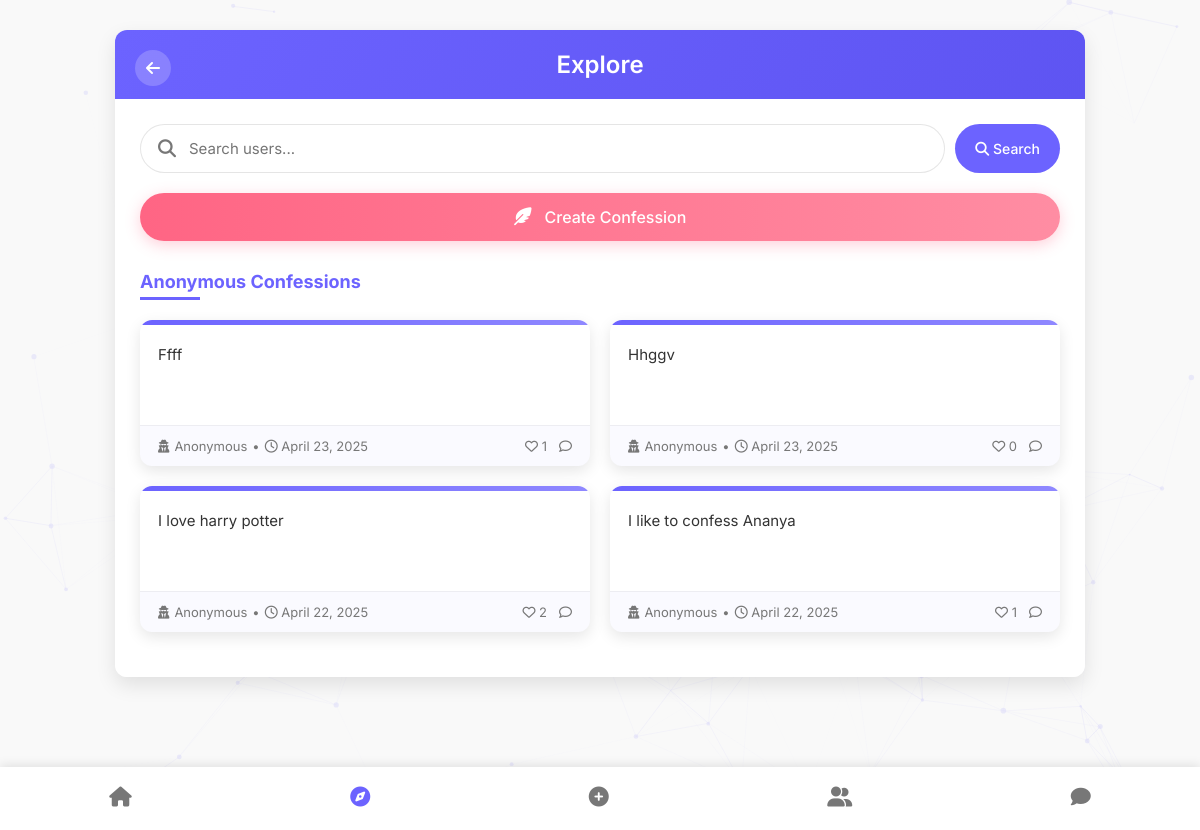
Page /feed/explore/ (signed in) on the committed database.
### feed/models.py (models this page shows, shortened)
class Confession(models.Model):
    content = models.TextField()
    is_anonymous = models.BooleanField(default=True)
    user = models.ForeignKey(settings.AUTH_USER_MODEL, on_delete=models.CASCADE, related_name='confessions', null=True, blank=True)
    created_at = models.DateTimeField(auto_now_add=True)
    class Meta:
        ordering = ['-created_at']

### feed/views.py (the view)
# urls.py: path('explore/', views.explore, name='explore'),
@login_required
def explore(request):
    query = request.GET.get('q', '')
    users = []
    if query:
        users = User.objects.filter(username__icontains=query).exclude(id=request.user.id)[:20]
    confessions = Confession.objects.all().prefetch_related('likes')[:20]
    for confession in confessions:
        confession.is_liked = confession.likes.filter(user=request.user).exists()
        confession.like_count = confession.likes.count()
    return render(request, 'feed/explore.html', {
        'query': query,
        'users': users,
        'confessions': confessions
    })

### templates/feed/explore.html (shortened to what this page needs)
<!DOCTYPE html>
{% load static %}
<html lang="en">
<head>
</head>
<body>
  <div id="particles-js"></div>
  <div class="container">
    <div class="explore-card">
      <div class="explore-header">
        <a href="{% url 'feed:home' %}" class="back-button">
          <i class="fas fa-arrow-left"></i>
        </a>
        <h2>Explore</h2>
      </div>
      <div class="explore-body">
        <form action="{% url 'feed:explore' %}" method="GET" class="search-container">
          <input type="text" name="q" placeholder="Search users..." value="{{ query }}" class="search-input">
          <button type="submit" class="search-button">
            <i class="fas fa-search"></i> <span>Search</span>
          </button>
        </form>
        <a href="{% url 'feed:confession' %}" class="create-confession-btn">
          <i class="fas fa-feather-alt"></i> Create Confession
        </a>
        <h3 class="section-title">Anonymous Confessions</h3>
        {% if confessions %}
          <div class="confessions-grid">
            {% for confession in confessions %}
              <div class="confession-card">
                <div class="confession-accent"></div>
                <div class="confession-content">{{ confession.content }}</div>
                <div class="confession-meta">
                  <div class="confession-time">
                    {% if confession.is_anonymous %}
                      <i class="fas fa-user-secret"></i> Anonymous
                    {% else %}
                      <i class="fas fa-user"></i> {{ confession.user.username }}
                    {% endif %}
                    <span>•</span>
                    <span><i class="far fa-clock"></i> {{ confession.created_at|date:"F d, Y" }}</span>
                  </div>
                  <div class="confession-actions">
                    <a href="#" class="action-btn heart" onclick="likeConfession({{ confession.id }}, this)">
                      {% if confession.is_liked %}
                        <i class="fas fa-heart"></i>
                      {% else %}
                        <i class="far fa-heart"></i>
                      {% endif %}
                      <span class="like-count">{{ confession.like_count }}</span>
                    </a>
                    <a href="#" class="action-btn" onclick="openCommentPopup({{ confession.id }})">
                      <i class="far fa-comment"></i>
                    </a>
                  </div>
                </div>
              </div>
            {% endfor %}
          </div>
        {% else %}
          <div class="no-results">
            <i class="fas fa-comment-slash" style="font-size: 24px; margin-bottom: 10px; color: var(--primary-light);"></i>
            <p>No confessions yet. Be the first to share!</p>
          </div>
        {% endif %}
      </div>
    </div>
  </div>
  <nav>
    <a href="{% url 'feed:home' %}">
      <i class="fas fa-home"></i>
    </a>
    <a href="{% url 'feed:explore' %}" class="active-link">
      <i class="fas fa-compass"></i>
    </a>
    <a href="{% url 'feed:create_post' %}">
      <i class="fas fa-plus-circle"></i>
    </a>
    <a href="#">
      <i class="fas fa-user-friends"></i>
    </a>
    <a href="{% url 'chat:inbox' %}">
      <i class="fas fa-comment"></i>
    </a>
  </nav>
</body>
</html>

### templates/feed/explore.html (style rules this page uses)
:root { --primary: #6c63ff; --primary-light: #8f88ff; --primary-dark: #5046e5; --secondary: #ff6584; --bg: #f8f9fa; --text: #333; --text-light: #777; --card-bg: #fff; --shadow: rgba(0, 0, 0, 0.1); --radius: 12px; --transition: all 0.3s ease; }
* { margin: 0; padding: 0; box-sizing: border-box; font-family: 'Inter', sans-serif; }
body { background-color: var(--bg); color: var(--text); min-height: 100vh; padding-bottom: 70px; }
a { text-decoration: none; color: inherit; }
button { cursor: pointer; border: none; outline: none; font-size: 14px; font-weight: 500; }
.container { max-width: 1000px; margin: 30px auto; padding: 0 15px; }
#particles-js { position: fixed; top: 0; left: 0; width: 100%; height: 100%; z-index: -1; opacity: 0.2; }
.explore-card { background: rgba(255, 255, 255, 0.95); backdrop-filter: blur(10px); border-radius: var(--radius); box-shadow: 0 8px 20px var(--shadow); overflow: hidden; animation: fadeInUp 0.5s ease; }
.explore-header { background: linear-gradient(120deg, var(--primary), var(--primary-dark)); padding: 20px; position: relative; color: white; text-align: center; animation: gradientFlow 10s ease infinite; background-size: 200% 200%; }
.explore-header h2 { font-size: 24px; font-weight: 600; }
.back-button { position: absolute; top: 20px; left: 20px; width: 36px; height: 36px; background: rgba(255, 255, 255, 0.2); border-radius: 50%; display: flex; align-items: center; justify-content: center; color: white; transition: var(--transition); }
.explore-body { padding: 25px; }
.search-container { display: flex; gap: 10px; margin-bottom: 20px; position: relative; }
.search-input { flex: 1; padding: 14px 20px; padding-left: 48px; border: 1px solid rgba(0,0,0,0.1); border-radius: 30px; font-size: 15px; transition: var(--transition); background-color: white; }
.search-button { background-color: var(--primary); color: white; padding: 14px 20px; border-radius: 30px; transition: var(--transition); }
.create-confession-btn { display: flex; align-items: center; justify-content: center; gap: 8px; background: linear-gradient(to right, var(--secondary), #ff8da3); color: white; padding: 14px 20px; border-radius: 30px; font-weight: 500; margin-bottom: 30px; transition: var(--transition); box-shadow: 0 4px 15px rgba(255, 101, 132, 0.3); animation: pulse 2s infinite; }
.create-confession-btn i { font-size: 18px; margin-right: 5px; }
.section-title { font-size: 18px; margin-bottom: 20px; color: var(--primary); position: relative; display: inline-block; padding-bottom: 8px; }
.section-title:after { content: ''; position: absolute; bottom: 0; left: 0; width: 60px; height: 3px; background: var(--primary); animation: slideIn 1s ease; }
.confessions-grid { display: grid; grid-template-columns: repeat(auto-fill, minmax(300px, 1fr)); gap: 20px; margin-bottom: 20px; }
.confession-card { background-color: white; border-radius: var(--radius); overflow: hidden; box-shadow: 0 5px 15px var(--shadow); transition: var(--transition); position: relative; animation: fadeInStaggered 0.5s ease backwards; }
.confession-card:nth-child(1) { animation-delay: 0.1s; }
.confession-card:nth-child(2) { animation-delay: 0.2s; }
.confession-card:nth-child(3) { animation-delay: 0.3s; }
.confession-card:nth-child(4) { animation-delay: 0.4s; }
.confession-accent { height: 5px; background: linear-gradient(90deg, var(--primary), var(--primary-light)); }
.confession-content { padding: 18px; font-size: 15px; line-height: 1.6; color: var(--text); min-height: 100px; }
.confession-meta { padding: 12px 18px; border-top: 1px solid rgba(0, 0, 0, 0.05); color: var(--text-light); font-size: 13px; display: flex; align-items: center; justify-content: space-between; background-color: rgba(108, 99, 255, 0.03); }
.confession-time { display: flex; align-items: center; gap: 5px; }
.confession-actions { display: flex; gap: 12px; }
.action-btn { color: var(--text-light); transition: var(--transition); }
nav { position: fixed; bottom: 0; left: 0; width: 100%; background: white; display: flex; justify-content: space-around; padding: 12px 0; box-shadow: 0 -2px 10px var(--shadow); z-index: 100; }
nav a { display: flex; flex-direction: column; align-items: center; color: var(--text-light); padding: 8px 16px; position: relative; }
nav a i { font-size: 20px; margin-bottom: 3px; transition: var(--transition); }
nav a.active-link { color: var(--primary); }
:root { --bg: #f9f9f9; }

### rows in the picture
Confession: content "Ffff", is_anonymous True (drawn), created_at "April 23, 2025", like_count "1"
Confession: content "Hhggv", is_anonymous True (drawn), created_at "April 23, 2025", like_count "0"
Confession: content "I love harry potter", is_anonymous True (drawn), created_at "April 22, 2025", like_count "2"
Confession: content "I like to confess Ananya", is_anonymous True (drawn), created_at "April 22, 2025", like_count "1"
